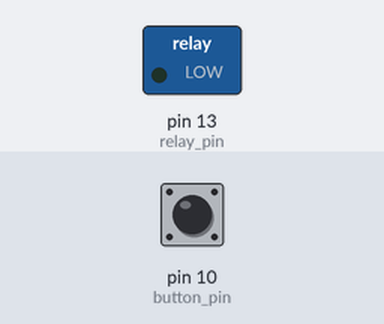
This sketch was run on a simulated Arduino Uno, built with avr-gcc and run on an emulated ATmega328P. Parts: switched loads named in the sketch (green lamp = pin HIGH). The inputs (shaded band) are chosen by the test bench; at power-on: pin 10 (button_pin) HIGH. What the sketch prints to the serial monitor is not drawn.

Above: at 1.2 s.
1.3 s: pin 10 (button_pin) pulled LOW for 0.15 s
At 2.2 s:
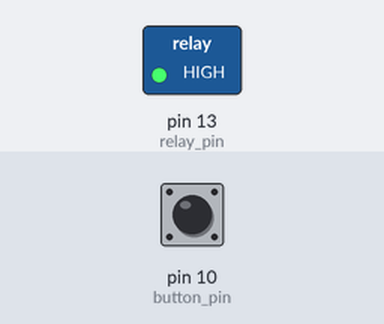
2.9 s: pin 10 (button_pin) pulled LOW for 1 s
At 3.5 s:
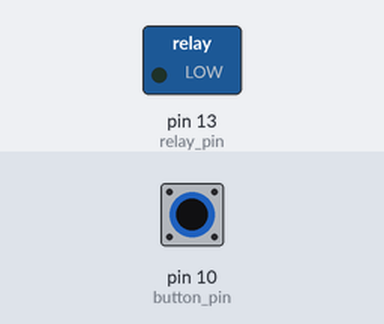
5.4 s: pin 10 (button_pin) pulled LOW for 3.2 s
At 6.5 s:
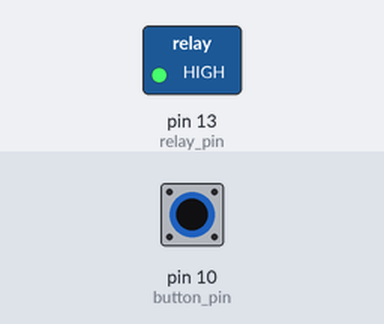
Timing chart, 0 to 8.4 s (numbered marks = the images above; inputs shaded):
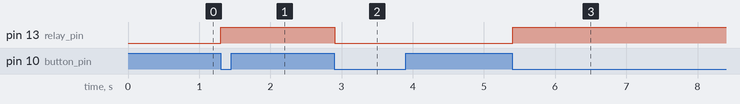

The sketch:

relay.ino
```cpp
#define button_pin 10
#define relay_pin 13

boolean isButtonPressed = 0; // State of button
boolean relay = 0; // State of the relay

unsigned long last_click = 0;

void setup() {
    Serial.begin(9600);
    pinMode(button_pin, INPUT_PULLUP);
    pinMode(relay_pin, OUTPUT);
}

void loop() {
    boolean button = !digitalRead(button_pin);

    if(button == 1 && isButtonPressed == 0 && millis() - last_click > 50){
        last_click = millis();

        isButtonPressed = 1;
        relay = !relay;
    }
    if(button == 0 && isButtonPressed == 1) {
        isButtonPressed = 0;
    }

    Serial.println(relay);

    digitalWrite(relay_pin, relay);
}
```

Measured:
- after the input at 1.3 s, pin 13 (relay_pin): LOW → HIGH at once
- after the input at 2.9 s, pin 13 (relay_pin): HIGH → LOW at once
- after the input at 5.4 s, pin 13 (relay_pin): LOW → HIGH at once
